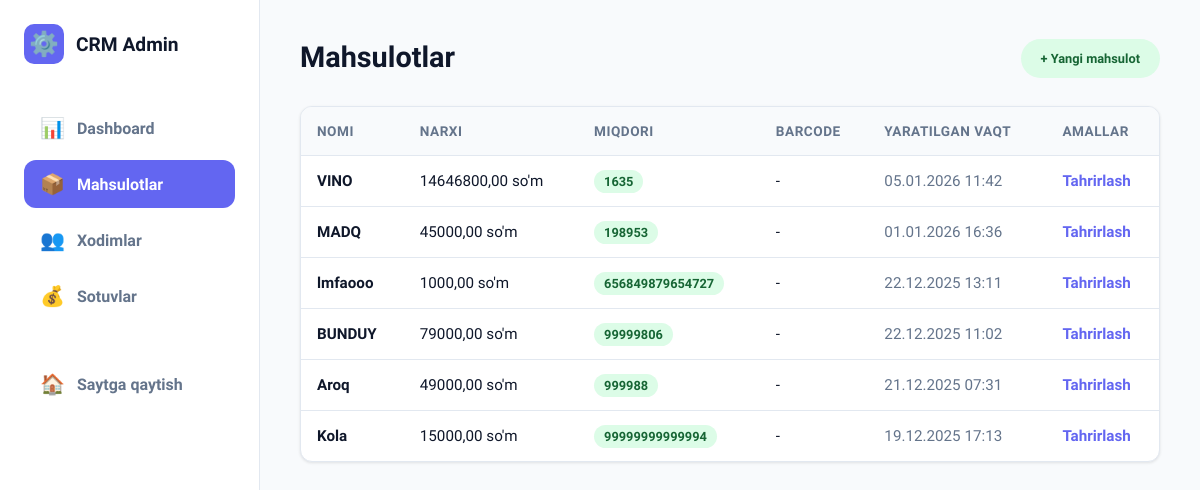
Page /admin-panel/products/ (signed in) on the earlier database version.
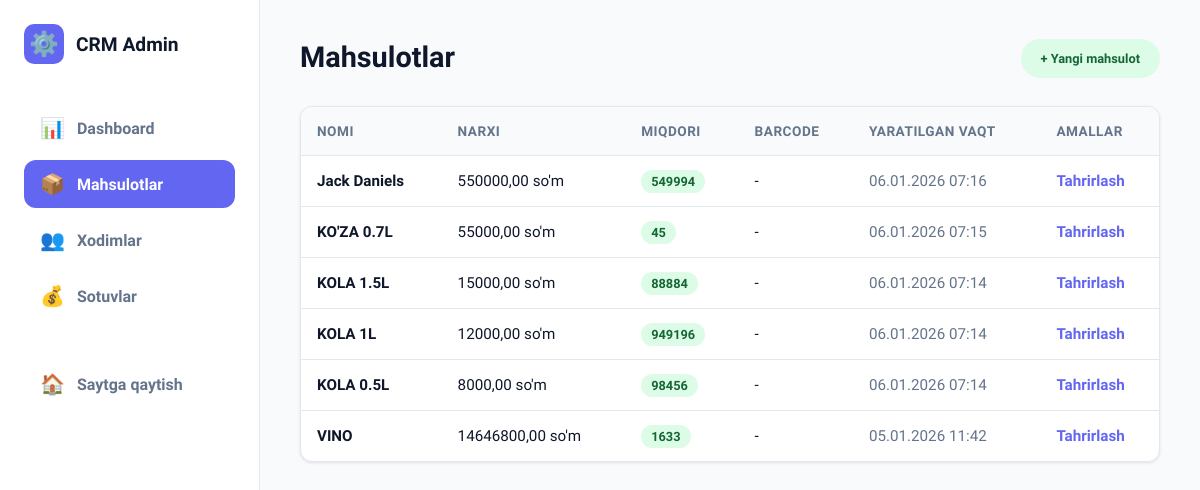
Same page on the later database version.
### mahsulotlar/models.py (models this page shows, shortened)
class Mahsulot(models.Model):
    nomi = models.CharField(max_length=200, verbose_name='Mahsulot nomi')
    narx = models.DecimalField(max_digits=10, decimal_places=2, verbose_name='Narx')
    miqdor = models.IntegerField(verbose_name='Miqdor', default=0)
    turi = models.ForeignKey(
        MahsulotTuri,
        on_delete=models.SET_NULL,
        null=True,
        blank=True,
        verbose_name='Mahsulot turi',
        related_name='mahsulotlar'
    )
    barcode = models.CharField(
        max_length=100,
        verbose_name='Barcode',
        blank=True,
        null=True,
        unique=True,
        help_text='Mahsulot barcode raqami'
    )
    yaratilgan_vaqt = models.DateTimeField(auto_now_add=True, verbose_name='Yaratilgan vaqt')
    yangilangan_vaqt = models.DateTimeField(auto_now=True, verbose_name='Yangilangan vaqt')
    class Meta:
        verbose_name = "Mahsulot"
        verbose_name_plural = "Mahsulotlar"
        ordering = ['-yaratilgan_vaqt']

### admin_panel/views.py (the view)
# urls.py: path('products/', views.product_list, name='admin_product_list'),
@login_required
@user_passes_test(is_admin)
def product_list(request):
    products = Mahsulot.objects.all().order_by('-yaratilgan_vaqt')
    context = {
        'products': products,
        'active_tab': 'products'
    }
    return render(request, 'admin_panel/products/list.html', context)

### admin_panel/views.py (called while the page is built)
def is_admin(user):
    return user.is_staff or user.is_superuser

### templates/admin_panel/products/list.html (shortened to what this page needs)
{% extends "admin_panel/admin_base.html" %}
{% block page_title %}Mahsulotlar{% endblock %}
{% block header_actions %}
<a href="{% url 'admin_product_add' %}" class="badge badge-success" style="text-decoration: none; padding: 12px 20px;">+
    Yangi mahsulot</a>
{% endblock %}
{% block content %}
<div class="card">
    <div class="table-container">
        <table>
            <thead>
                <tr>
                    <th>Nomi</th>
                    <th>Narxi</th>
                    <th>Miqdori</th>
                    <th>Barcode</th>
                    <th>Yaratilgan vaqt</th>
                    <th>Amallar</th>
                </tr>
            </thead>
            <tbody>
                {% for product in products %}
                <tr>
                    <td style="font-weight: 600;">{{ product.nomi }}</td>
                    <td>{{ product.narx }} so'm</td>
                    <td>
                        <span class="badge {% if product.miqdor < 10 %}badge-danger{% else %}badge-success{% endif %}">
                            {{ product.miqdor }}
                        </span>
                    </td>
                    <td>{{ product.barcode|default:"-" }}</td>
                    <td style="color: var(--text-muted);">{{ product.yaratilgan_vaqt|date:"d.m.Y H:i" }}</td>
                    <td>
                        <a href="{% url 'admin_product_edit' product.id %}"
                            style="color: var(--primary); text-decoration: none; font-weight: 600;">Tahrirlash</a>
                    </td>
                </tr>
                {% empty %}
                <tr>
                    <td colspan="6" style="text-align: center; padding: 40px; color: var(--text-muted);">Mahsulotlar mavjud emas</td>
                </tr>
                {% endfor %}
            </tbody>
        </table>
    </div>
</div>
{% endblock %}

### templates/admin_panel/admin_base.html (shortened to what this page needs)
{% load static %}
<!DOCTYPE html>
<html lang="uz">
<head>
</head>
<body>
    <aside class="sidebar">
        <a href="{% url 'admin_dashboard' %}" class="sidebar-header">
            <div class="logo-icon">⚙️</div>
            <span class="logo-text">CRM Admin</span>
        </a>
        <ul class="nav-menu">
            <li class="nav-item">
                <a href="{% url 'admin_dashboard' %}" class="nav-link {% if active_tab == 'dashboard' %}active{% endif %}">
                    <span class="nav-link-icon">📊</span>
                    <span>Dashboard</span>
                </a>
            </li>
            <li class="nav-item">
                <a href="{% url 'admin_product_list' %}" class="nav-link {% if active_tab == 'products' %}active{% endif %}">
                    <span class="nav-link-icon">📦</span>
                    <span>Mahsulotlar</span>
                </a>
            </li>
            <li class="nav-item">
                <a href="{% url 'admin_employee_list' %}" class="nav-link {% if active_tab == 'employees' %}active{% endif %}">
                    <span class="nav-link-icon">👥</span>
                    <span>Xodimlar</span>
                </a>
            </li>
            <li class="nav-item">
                <a href="{% url 'admin_sales_list' %}" class="nav-link {% if active_tab == 'sales' %}active{% endif %}">
                    <span class="nav-link-icon">💰</span>
                    <span>Sotuvlar</span>
                </a>
            </li>
            <li class="nav-item" style="margin-top: 40px;">
                <a href="{% url 'home' %}" class="nav-link">
                    <span class="nav-link-icon">🏠</span>
                    <span>Saytga qaytish</span>
                </a>
            </li>
        </ul>
    </aside>
    <main class="main-wrapper">
        <header class="page-header">
            <h1 class="page-title">{% block page_title %}{% endblock %}</h1>
            <div class="header-actions">
                {% block header_actions %}{% endblock %}
            </div>
        </header>
        {% block content %}{% endblock %}
    </main>
</body>
</html>

### templates/admin_panel/admin_base.html (style rules this page uses)
:root { --primary: #6366f1; --primary-dark: #4f46e5; --secondary: #64748b; --success: #10b981; --danger: #ef4444; --warning: #f59e0b; --bg-main: #f8fafc; --sidebar-bg: #ffffff; --card-bg: #ffffff; --text-main: #0f172a; --text-muted: #64748b; --border: #e2e8f0; --radius: 12px; --sidebar-width: 260px; }
* { margin: 0; padding: 0; box-sizing: border-box; }
body { background-color: var(--bg-main); font-family: 'Plus Jakarta Sans', sans-serif; color: var(--text-main); display: flex; min-height: 100vh; }
.sidebar { width: var(--sidebar-width); background: var(--sidebar-bg); border-right: 1px solid var(--border); padding: 24px; display: flex; flex-direction: column; position: fixed; height: 100vh; }
.sidebar-header { margin-bottom: 40px; display: flex; align-items: center; gap: 12px; text-decoration: none; }
.logo-icon { font-size: 24px; background: var(--primary); color: white; width: 40px; height: 40px; display: flex; align-items: center; justify-content: center; border-radius: 10px; }
.logo-text { font-weight: 800; font-size: 1.2rem; color: var(--text-main); }
.nav-menu { list-style: none; flex: 1; }
.nav-item { margin-bottom: 8px; }
.nav-link { display: flex; align-items: center; gap: 12px; padding: 12px 16px; text-decoration: none; color: var(--text-muted); font-weight: 600; border-radius: var(--radius); transition: all 0.2s; }
.nav-link.active { background: var(--primary); color: white; }
.nav-link-icon { font-size: 20px; }
.main-wrapper { flex: 1; margin-left: var(--sidebar-width); padding: 40px; }
.page-header { margin-bottom: 32px; display: flex; justify-content: space-between; align-items: center; }
.page-title { font-size: 1.8rem; font-weight: 800; }
.card { background: var(--card-bg); border-radius: var(--radius); border: 1px solid var(--border); box-shadow: 0 1px 3px rgba(0,0,0,0.1); overflow: hidden; }
.table-container { width: 100%; overflow-x: auto; }
table { width: 100%; border-collapse: collapse; }
th { background: #f8fafc; padding: 16px; text-align: left; font-size: 0.85rem; font-weight: 700; text-transform: uppercase; letter-spacing: 0.5px; color: var(--text-muted); border-bottom: 1px solid var(--border); }
td { padding: 16px; border-bottom: 1px solid var(--border); font-size: 0.95rem; }
tr:last-child td { border-bottom: none; }
.badge { padding: 4px 10px; border-radius: 20px; font-size: 0.8rem; font-weight: 700; }
.badge-success { background: #dcfce7; color: #166534; }

Differences in the rows shown:
removed Mahsulot: nomi "MADQ", narx "45000,00", miqdor "198953", barcode "-", yaratilgan_vaqt "01.01.2026 16:36"
removed Mahsulot: nomi "lmfaooo", narx "1000,00", miqdor "656849879654727", barcode "-", yaratilgan_vaqt "22.12.2025 13:11"
removed Mahsulot: nomi "BUNDUY", narx "79000,00", miqdor "99999806", barcode "-", yaratilgan_vaqt "22.12.2025 11:02"
removed Mahsulot: nomi "Aroq", narx "49000,00", miqdor "999988", barcode "-", yaratilgan_vaqt "21.12.2025 07:31"
removed Mahsulot: nomi "Kola", narx "15000,00", miqdor "99999999999994", barcode "-", yaratilgan_vaqt "19.12.2025 17:13"
added Mahsulot: nomi "Jack Daniels", narx "550000,00", miqdor "549994", barcode "-", yaratilgan_vaqt "06.01.2026 07:16"
added Mahsulot: nomi "KO'ZA 0.7L", narx "55000,00", miqdor "45", barcode "-", yaratilgan_vaqt "06.01.2026 07:15"
added Mahsulot: nomi "KOLA 1.5L", narx "15000,00", miqdor "88884", barcode "-", yaratilgan_vaqt "06.01.2026 07:14"
added Mahsulot: nomi "KOLA 1L", narx "12000,00", miqdor "949196", barcode "-", yaratilgan_vaqt "06.01.2026 07:14"
added Mahsulot: nomi "KOLA 0.5L", narx "8000,00", miqdor "98456", barcode "-", yaratilgan_vaqt "06.01.2026 07:14"
changed Mahsulot "VINO": miqdor "1635" → "1633"
